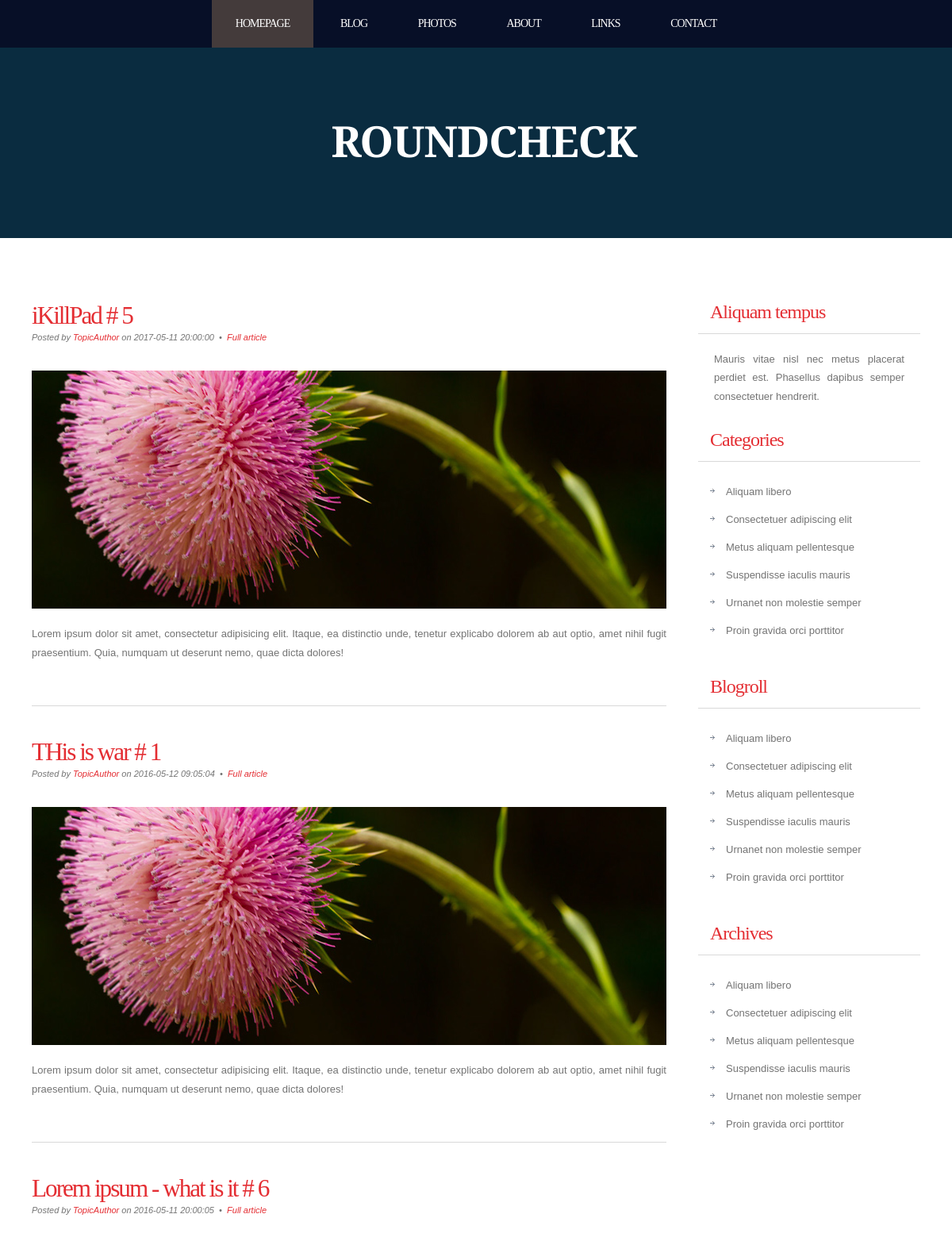
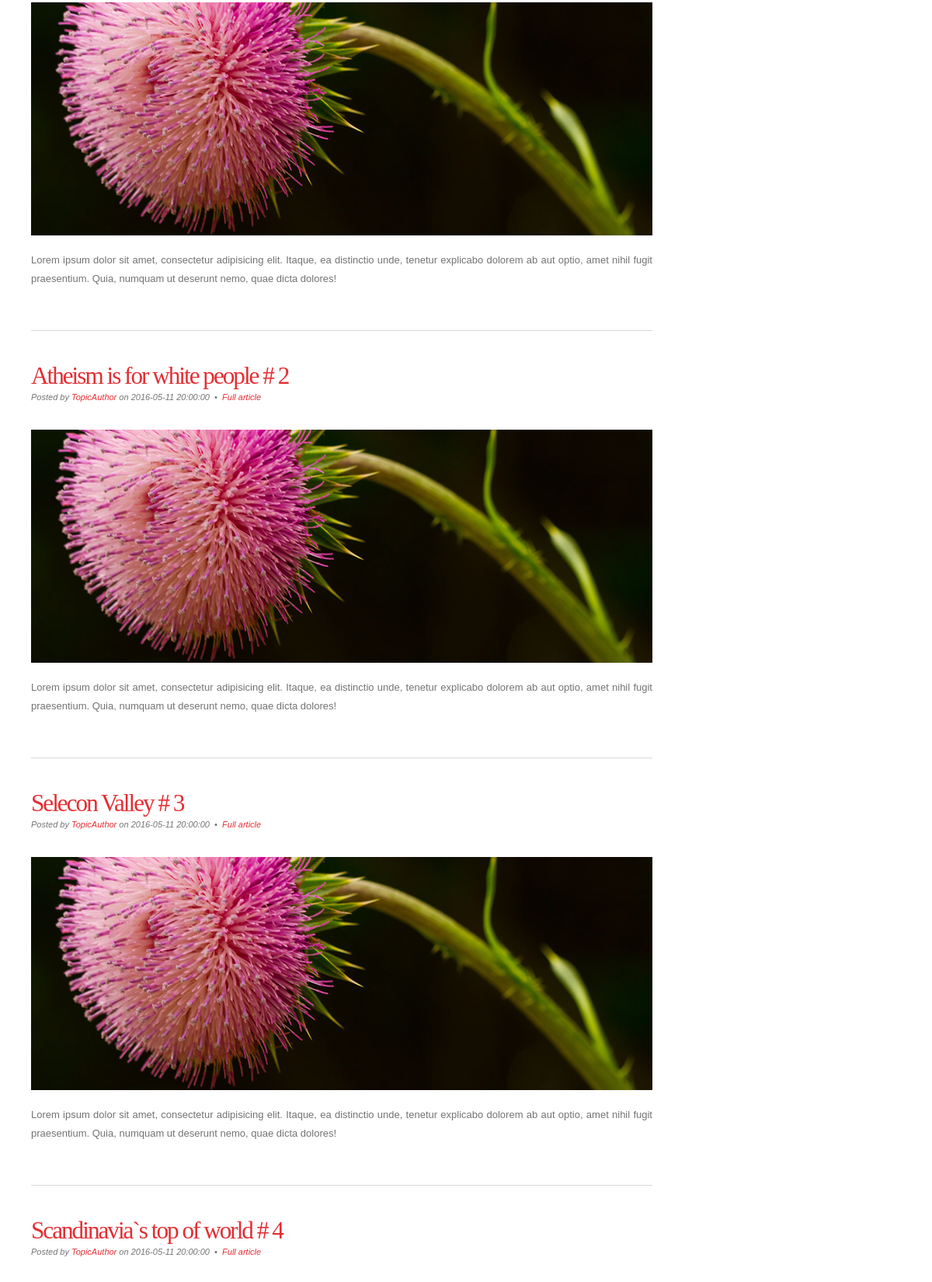
Page /news/ (upper part) on the committed database (2 pictures, top to bottom).
### tables this page shows
CREATE TABLE `news` (
  `id` int(11) NOT NULL,
  `title` varchar(255) NOT NULL,
  `date` timestamp NOT NULL DEFAULT CURRENT_TIMESTAMP,
  `short_content` text NOT NULL,
  `content` text NOT NULL,
  `authorname` varchar(255) NOT NULL,
  `preview` varchar(255) NOT NULL,
  `type` varchar(50) DEFAULT NULL
);

### config/routes.php (called while the page is built)
<?php
	return array(
		'news/([0-9]+)' => 'news/view/$1',
		'news' => 'news/index',
	);
?>

### controller/NewsController.php (called while the page is built, shortened)
<?php
	include_once ROOT.'/models/News.php';
	class NewsController {
		public function actionIndex () {
			$newsList = array();
			$newsList = News::getNewsList();
			require_once (ROOT.'/views/news/index.php');
			return true;
		}
	}
?>

### index.php (called while the page is built, shortened)
<?php
	require_once (ROOT.'/components/Router.php');
	$router = new Router();
	$router->run();
?>

### models/News.php (called while the page is built, shortened)
<?php
	class News{
		public static function getNewsList() {
			$db = Db::getConection();
			$result = $db->query('SELECT * FROM news ORDER BY date DESC LIMIT 10');
			$i = 0;
			while ($row = $result->fetch()) {
				$newsList[$i]['id'] = $row['id'];
				$newsList[$i]['title'] = $row['title'];
				$newsList[$i]['date'] = $row['date'];
				$newsList[$i]['short_content'] = $row['short_content'];
				$newsList[$i]['authorname'] = $row['authorname'];
				$i++;
			}
			return $newsList;
		}
	}
?>

### views/news/index.php (the view, shortened to what this page needs)
<!DOCTYPE html PUBLIC "-//W3C//DTD XHTML 1.0 Strict//EN" "http://www.w3.org/TR/xhtml1/DTD/xhtml1-strict.dtd">
<html xmlns="http://www.w3.org/1999/xhtml">
<head>
<link href="/template/style/style.css" rel="stylesheet" type="text/css" media="screen" />
</head>
<body>
	<div id="menu-wrapper">
		<div id="menu">
			<ul>
				<li class="current_page_item"><a href="#">Homepage</a></li>
				<li><a href="#">Blog</a></li>
				<li><a href="#">Photos</a></li>
				<li><a href="#">About</a></li>
				<li><a href="#">Links</a></li>
				<li><a href="#">Contact</a></li>
			</ul>
		</div>
	</div>
<div id="wrapper">
	<div id="header-wrapper">
		<div id="header">
			<div id="logo">
				<h1><a href="#">ROUNDCHECK </a></h1>
			</div>
		</div>
	</div>
	<div id="page">
		<div id="page-bgtop">
			<div id="page-bgbtm">
				<div id="content">
					<?php foreach ($newsList as $newsItem):?>
					<div class="post">
						<h2 class="title"><a href='/news/<?php echo $newsItem['id'] ;?>'><?php echo $newsItem['title'].' # '.$newsItem['id'];?></a></h2>
						<p class="meta">Posted by <a href="#"> <?php echo $newsItem['authorname'];?> </a> on <?php echo $newsItem['date'];?>
							&nbsp;&bull;&nbsp; <a href='/news/<?php echo $newsItem['id'] ;?>' class="permalink"> Full article</a></p>
						<div class="entry">
							<p><img src="/template/images/pic01.jpg" width="800" height="300" alt="" /></p>
							<p><?php echo $newsItem['short_content'];?></p>
						</div>
					</div>
				<?php endforeach;?>
				</div>
				<div id="sidebar">
					<ul>
						<li>
							<h2>Aliquam tempus</h2>
							<p>Mauris vitae nisl nec metus placerat perdiet est. Phasellus dapibus semper consectetuer hendrerit.</p>
						</li>
						<li>
							<h2>Categories</h2>
							<ul>
								<li><a href="#">Aliquam libero</a></li>
								<li><a href="#">Consectetuer adipiscing elit</a></li>
								<li><a href="#">Metus aliquam pellentesque</a></li>
								<li><a href="#">Suspendisse iaculis mauris</a></li>
								<li><a href="#">Urnanet non molestie semper</a></li>
								<li><a href="#">Proin gravida orci porttitor</a></li>
							</ul>
						</li>
						<li>
							<h2>Blogroll</h2>
							<ul>
								<li><a href="#">Aliquam libero</a></li>
								<li><a href="#">Consectetuer adipiscing elit</a></li>
								<li><a href="#">Metus aliquam pellentesque</a></li>
								<li><a href="#">Suspendisse iaculis mauris</a></li>
								<li><a href="#">Urnanet non molestie semper</a></li>
								<li><a href="#">Proin gravida orci porttitor</a></li>
							</ul>
						</li>
						<li>
							<h2>Archives</h2>
							<ul>
								<li><a href="#">Aliquam libero</a></li>
								<li><a href="#">Consectetuer adipiscing elit</a></li>
								<li><a href="#">Metus aliquam pellentesque</a></li>
								<li><a href="#">Suspendisse iaculis mauris</a></li>
								<li><a href="#">Urnanet non molestie semper</a></li>
								<li><a href="#">Proin gravida orci porttitor</a></li>
							</ul>
						</li>
					</ul>
				</div>
			</div>
		</div>
	</div>
</div>
</body>
</html>

### components/Router.php (shortened to what this page needs)
<?php
	class Router {
		private $routes;
		public function __construct() {
			$routPath = ROOT.'/config/routes.php';
			$this->routes = include($routPath);
		}
		private function getUri() {
			if (!empty($_SERVER['REQUEST_URI'])) {
				return trim($_SERVER['REQUEST_URI'], '/');
			}
		}
		public function run() {
			$uri = $this->getUri();
			foreach ($this->routes as $uriPat => $path) {
				if (preg_match("~$uriPat~",$uri)) {
					$internalRoute = preg_replace("~$uriPat~", $path, $uri);
					$segment = explode('/',$internalRoute);
					$controllerName = array_shift($segment).'Controller';
					$actionName = 'action'.ucfirst(array_shift($segment));
					$parameters = $segment;
					$controllerObject = new $controllerName;
					$result = call_user_func_array(array($controllerObject, $actionName), $parameters);
					if ($result != null) {
						break;
					}
				}
			}
			return true;
		}
	}
?>

### template/style/style.css (style rules this page uses)
body { margin: 0; padding: 0; background: #0A2C40; font-family: Arial, Helvetica, sans-serif; font-size: 13px; color: #737373; }
h1, h2, h3 { margin: 0; padding: 0; font-family: 'Arvo', serif; font-weight: normal; color: #FFA800; }
h1 { font-size: 2em; }
h2 { font-size: 2.4em; }
p, ul, ol { margin-top: 0; line-height: 180%; }
a { text-decoration: none; color: #E42E33; }
#wrapper { margin: 0 auto; padding: 0; }
#header-wrapper { height: 240px; }
#header { width: 960px; height: 240px; margin: 0 auto; }
#logo { width: 980px; height: 100px; margin: 0px auto; padding: 80px 0px 0px 0px; color: #FFFFFF; }
#logo h1, #logo p { display: block; margin: 0; padding: 0; }
#logo h1 { margin: 0px; letter-spacing: -1px; text-align: center; text-transform: uppercase; font-size: 54px; font-weight: bold; color: #FFFFFF; }
#logo h1 a { color: #FFFFFF; }
#logo a { border: none; background: none; text-decoration: none; color: #FFFFFF; }
#menu-wrapper { overflow: hidden; height: 60px; background: #070F27; }
#menu { width: 940px; margin: 0px auto; }
#menu ul { margin: 0; padding: 0px 0px 0px 0px; list-style: none; line-height: normal; text-align: center; }
#menu li { display: inline-block; }
#menu a { display: block; float: left; height: 60px; margin: 0px; padding: 0px 30px 0px 30px; line-height: 60px; letter-spacing: -1px; text-decoration: none; text-transform: uppercase; font-family: 'Arvo', serif; font-size: 14px; font-weight: normal; color: #FFFFFF; border: none; }
#menu .current_page_item a { background: #443B3B; color: #FFFFFF; }
#page { width: 1200px; margin: 0 auto; padding: 0; background-color: #FFFFFF; }
#page-bgbtm { margin: 0px; padding: 40px 40px 0px 40px; }
#content { float: left; width: 800px; padding: 0px 0px 0px 0px; }
.post { clear: both; padding: 30px 0px; border-bottom: 1px solid #D9D9D9; }
.post .title { padding-top: 10px; letter-spacing: -2px; }
.post .title a { border: none; color: #E42E33; }
.post .meta { padding-bottom: 10px; text-align: left; font-family: Arial, Helvetica, sans-serif; font-size: 11px; font-style: italic; }
.post .entry { text-align: justify; margin-bottom: 25px; padding: 10px 0px 0px 0px; }
#sidebar { float: right; width: 280px; padding: 30px 0px 0px 0px; }
#sidebar ul { margin: 0; padding: 0; list-style: none; }
#sidebar li { margin: 0; padding: 0; }
#sidebar li ul { margin: 0px 15px; padding-bottom: 30px; }
#sidebar li li { padding-left: 20px; line-height: 35px; background: url(images/img07.jpg) no-repeat left 14px; }
#sidebar h2 { height: 38px; margin-bottom: 20px; padding: 12px 0 0 15px; border-bottom: 1px solid #D9D9D9; letter-spacing: -1px; font-size: 24px; color: #E42E33; }
#sidebar p { margin: 0 0px; padding: 0px 20px 20px 20px; text-align: justify; }
#sidebar a { border: none; color: #737373; }

### rows in the picture
news: title "iKillPad", id "5", authorname "TopicAuthor", date "2017-05-11 20:00:00", short_content "Lorem ipsum dolor sit amet, consectetur adipisicing elit. Itaque, ea distinctio unde, tenetur explicabo dolorem ab aut optio, amet nihil fugit praesentium. Quia, numquam ut deserunt nemo, quae dicta dolores!"
news: title "THis is war", id "1", authorname "TopicAuthor", date "2016-05-12 09:05:04", short_content "Lorem ipsum dolor sit amet, consectetur adipisicing elit. Itaque, ea distinctio unde, tenetur explicabo dolorem ab aut optio, amet nihil fugit praesentium. Quia, numquam ut deserunt nemo, quae dicta dolores!"
news: title "Lorem ipsum - what is it", id "6", authorname "TopicAuthor", date "2016-05-11 20:00:05", short_content "Lorem ipsum dolor sit amet, consectetur adipisicing elit. Itaque, ea distinctio unde, tenetur explicabo dolorem ab aut optio, amet nihil fugit praesentium. Quia, numquam ut deserunt nemo, quae dicta dolores!"
news: title "Atheism is for white people", id "2", authorname "TopicAuthor", date "2016-05-11 20:00:00", short_content "Lorem ipsum dolor sit amet, consectetur adipisicing elit. Itaque, ea distinctio unde, tenetur explicabo dolorem ab aut optio, amet nihil fugit praesentium. Quia, numquam ut deserunt nemo, quae dicta dolores!"
news: title "Selecon Valley", id "3", authorname "TopicAuthor", date "2016-05-11 20:00:00", short_content "Lorem ipsum dolor sit amet, consectetur adipisicing elit. Itaque, ea distinctio unde, tenetur explicabo dolorem ab aut optio, amet nihil fugit praesentium. Quia, numquam ut deserunt nemo, quae dicta dolores!"
news: title "Scandinavia`s top of world", id "4", authorname "TopicAuthor", date "2016-05-11 20:00:00"
